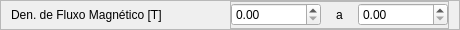
         <widget class="QFrame" name="botao_menu_15">
          <property name="geometry">
           <rect>
            <x>0</x>
            <y>81</y>
            <width>460</width>
            <height>30</height>
           </rect>
          </property>
          <property name="sizePolicy">
           <sizepolicy hsizetype="Maximum" vsizetype="Preferred">
            <horstretch>0</horstretch>
            <verstretch>0</verstretch>
           </sizepolicy>
          </property>
          <property name="minimumSize">
           <size>
            <width>460</width>
            <height>30</height>
           </size>
          </property>
          <property name="maximumSize">
           <size>
            <width>470</width>
            <height>30</height>
           </size>
          </property>
          <property name="frameShape">
           <enum>QFrame::StyledPanel</enum>
          </property>
          <property name="frameShadow">
           <enum>QFrame::Raised</enum>
          </property>
          <layout class="QHBoxLayout" name="horizontalLayout_18">
           <property name="spacing">
            <number>0</number>
           </property>
           <property name="leftMargin">
            <number>10</number>
           </property>
           <property name="topMargin">
            <number>0</number>
           </property>
           <property name="rightMargin">
            <number>10</number>
           </property>
           <property name="bottomMargin">
            <number>0</number>
           </property>
           <item alignment="Qt::AlignLeft|Qt::AlignVCenter">
            <widget class="QLabel" name="label_titulo_app_9">
             <property name="styleSheet">
              <string notr="true">font: 75 12pt &quot;Arial&quot;;</string>
             </property>
             <property name="text">
              <string>Den. de Fluxo Magnético [T]</string>
             </property>
            </widget>
           </item>
           <item>
            <widget class="QFrame" name="frame_7">
             <property name="minimumSize">
              <size>
               <width>200</width>
               <height>0</height>
              </size>
             </property>
             <property name="frameShape">
              <enum>QFrame::StyledPanel</enum>
             </property>
             <property name="frameShadow">
              <enum>QFrame::Raised</enum>
             </property>
             <layout class="QHBoxLayout" name="horizontalLayout_33">
              <property name="spacing">
               <number>0</number>
              </property>
              <property name="leftMargin">
               <number>0</number>
              </property>
              <property name="topMargin">
               <number>0</number>
              </property>
              <property name="rightMargin">
               <number>0</number>
              </property>
              <property name="bottomMargin">
               <number>0</number>
              </property>
              <item>
               <widget class="QDoubleSpinBox" name="doubleSpinBox_10">
                <property name="minimumSize">
                 <size>
                  <width>90</width>
                  <height>0</height>
                 </size>
                </property>
                <property name="maximumSize">
                 <size>
                  <width>90</width>
                  <height>16777215</height>
                 </size>
                </property>
                <property name="maximum">
                 <double>100.000000000000000</double>
                </property>
                <property name="singleStep">
                 <double>0.100000000000000</double>
                </property>
               </widget>
              </item>
              <item alignment="Qt::AlignHCenter">
               <widget class="QLabel" name="label_titulo_app_24">
                <property name="minimumSize">
                 <size>
                  <width>0</width>
                  <height>0</height>
                 </size>
                </property>
                <property name="maximumSize">
                 <size>
                  <width>15555</width>
                  <height>16777215</height>
                 </size>
                </property>
                <property name="styleSheet">
                 <string notr="true">font: 75 12pt &quot;Arial&quot;;
text-align:&quot;center&quot;;</string>
                </property>
                <property name="text">
                 <string>a</string>
                </property>
               </widget>
              </item>
              <item>
               <widget class="QDoubleSpinBox" name="doubleSpinBox_11">
                <property name="minimumSize">
                 <size>
                  <width>90</width>
                  <height>0</height>
                 </size>
                </property>
                <property name="maximumSize">
                 <size>
                  <width>90</width>
                  <height>16777215</height>
                 </size>
                </property>
                <property name="maximum">
                 <double>100.000000000000000</double>
                </property>
                <property name="singleStep">
                 <double>0.100000000000000</double>
                </property>
               </widget>
              </item>
             </layout>
            </widget>
           </item>
          </layout>
         </widget>
